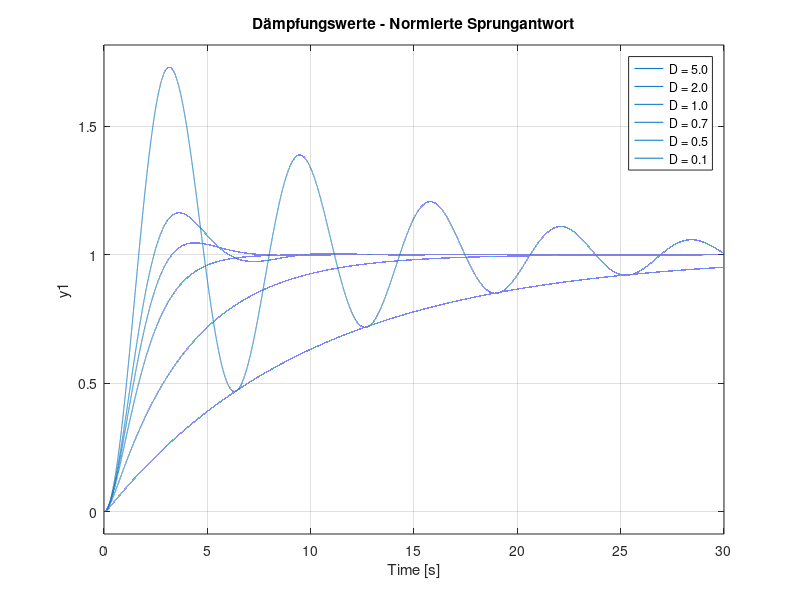

MATLAB code for this plot: (Note: this script raises an error after producing the figure.)
% RT1 Lab

%% Vorbereitungsaufgabe 3


% - -- - -- - -- - -- - -- - -- - -- - -- - -- - --

v = 1;

T = 1;

T_0 = 0;
T_max = 30;
resolution = 100000;

t = linspace(T_0, T_max, resolution);

%% Plot Loop

close all

labels = {};

fig = figure();

for D = [5.0, 2.0, 1.0, 0.7, 0.5, 0.1]

    G = tf(v, [T, 2*D, 1]);

    hold on

    step(G, t);

    labels{end+1} = sprintf('D = %.1f', D);

    hold off

end

legend(labels, 'Location', 'best');

title('Dämpfungswerte - Normierte Sprungantwort');

export_figure(fig, "plots/vb_3a");
